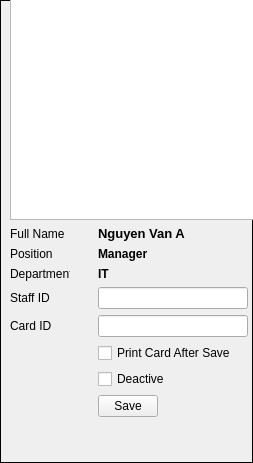
<?xml version="1.0" encoding="UTF-8"?>
<ui version="4.0">
 <class>FrameNewUpdateCard</class>
 <widget class="QFrame" name="FrameNewUpdateCard">
  <property name="geometry">
   <rect>
    <x>0</x>
    <y>0</y>
    <width>253</width>
    <height>463</height>
   </rect>
  </property>
  <property name="minimumSize">
   <size>
    <width>250</width>
    <height>0</height>
   </size>
  </property>
  <property name="maximumSize">
   <size>
    <width>500</width>
    <height>16777215</height>
   </size>
  </property>
  <property name="windowTitle">
   <string>Frame</string>
  </property>
  <property name="frameShape">
   <enum>QFrame::Box</enum>
  </property>
  <widget class="QWidget" name="gridLayoutWidget">
   <property name="geometry">
    <rect>
     <x>10</x>
     <y>-30</y>
     <width>252</width>
     <height>471</height>
    </rect>
   </property>
   <layout class="QGridLayout" name="layoutNewUpdateCard">
    <property name="sizeConstraint">
     <enum>QLayout::SetFixedSize</enum>
    </property>
    <item row="2" column="0">
     <widget class="QLabel" name="label_4">
      <property name="maximumSize">
       <size>
        <width>60</width>
        <height>16777215</height>
       </size>
      </property>
      <property name="text">
       <string>Position</string>
      </property>
     </widget>
    </item>
    <item row="7" column="1">
     <widget class="QCheckBox" name="checkBoxPrintCard">
      <property name="text">
       <string>Print Card After Save</string>
      </property>
     </widget>
    </item>
    <item row="1" column="0">
     <widget class="QLabel" name="label_3">
      <property name="minimumSize">
       <size>
        <width>50</width>
        <height>0</height>
       </size>
      </property>
      <property name="maximumSize">
       <size>
        <width>60</width>
        <height>16777215</height>
       </size>
      </property>
      <property name="text">
       <string>Full Name</string>
      </property>
     </widget>
    </item>
    <item row="4" column="0">
     <widget class="QLabel" name="label_2">
      <property name="maximumSize">
       <size>
        <width>60</width>
        <height>16777215</height>
       </size>
      </property>
      <property name="text">
       <string>Staff ID</string>
      </property>
     </widget>
    </item>
    <item row="5" column="0">
     <widget class="QLabel" name="label">
      <property name="maximumSize">
       <size>
        <width>60</width>
        <height>16777215</height>
       </size>
      </property>
      <property name="text">
       <string>Card ID</string>
      </property>
     </widget>
    </item>
    <item row="5" column="1">
     <widget class="QLineEdit" name="lineEditCardID">
      <property name="maximumSize">
       <size>
        <width>150</width>
        <height>16777215</height>
       </size>
      </property>
      <property name="font">
       <font>
        <weight>75</weight>
        <bold>true</bold>
       </font>
      </property>
     </widget>
    </item>
    <item row="0" column="0" colspan="2">
     <widget class="QGraphicsView" name="graphicsViewPicture">
      <property name="minimumSize">
       <size>
        <width>250</width>
        <height>250</height>
       </size>
      </property>
      <property name="maximumSize">
       <size>
        <width>250</width>
        <height>250</height>
       </size>
      </property>
     </widget>
    </item>
    <item row="4" column="1">
     <widget class="QLineEdit" name="lineEditStaffID">
      <property name="minimumSize">
       <size>
        <width>150</width>
        <height>0</height>
       </size>
      </property>
      <property name="maximumSize">
       <size>
        <width>150</width>
        <height>16777215</height>
       </size>
      </property>
      <property name="font">
       <font>
        <weight>75</weight>
        <bold>true</bold>
       </font>
      </property>
     </widget>
    </item>
    <item row="2" column="1">
     <widget class="QLabel" name="labelPosition">
      <property name="font">
       <font>
        <weight>75</weight>
        <bold>true</bold>
       </font>
      </property>
      <property name="text">
       <string>Manager</string>
      </property>
     </widget>
    </item>
    <item row="3" column="0">
     <widget class="QLabel" name="label_5">
      <property name="maximumSize">
       <size>
        <width>60</width>
        <height>16777215</height>
       </size>
      </property>
      <property name="text">
       <string>Department</string>
      </property>
     </widget>
    </item>
    <item row="3" column="1">
     <widget class="QLabel" name="labelDepatment">
      <property name="font">
       <font>
        <weight>75</weight>
        <bold>true</bold>
       </font>
      </property>
      <property name="text">
       <string>IT</string>
      </property>
     </widget>
    </item>
    <item row="1" column="1">
     <widget class="QLabel" name="labelFullName">
      <property name="font">
       <font>
        <pointsize>10</pointsize>
        <weight>75</weight>
        <bold>true</bold>
       </font>
      </property>
      <property name="text">
       <string>Nguyen Van A</string>
      </property>
     </widget>
    </item>
    <item row="8" column="1">
     <widget class="QCheckBox" name="checkBoxDeactive">
      <property name="text">
       <string>Deactive</string>
      </property>
     </widget>
    </item>
    <item row="9" column="1">
     <widget class="QPushButton" name="btnSaveCard">
      <property name="minimumSize">
       <size>
        <width>48</width>
        <height>0</height>
       </size>
      </property>
      <property name="maximumSize">
       <size>
        <width>60</width>
        <height>30</height>
       </size>
      </property>
      <property name="inputMethodHints">
       <set>Qt::ImhMultiLine</set>
      </property>
      <property name="text">
       <string>Save</string>
      </property>
      <property name="icon">
       <iconset>
        <normaloff>E:/Picture/Icon/Favorites (1)/icons8-save-500.png</normaloff>E:/Picture/Icon/Favorites (1)/icons8-save-500.png</iconset>
      </property>
      <property name="iconSize">
       <size>
        <width>30</width>
        <height>30</height>
       </size>
      </property>
     </widget>
    </item>
   </layout>
  </widget>
 </widget>
 <resources/>
 <connections/>
</ui>
